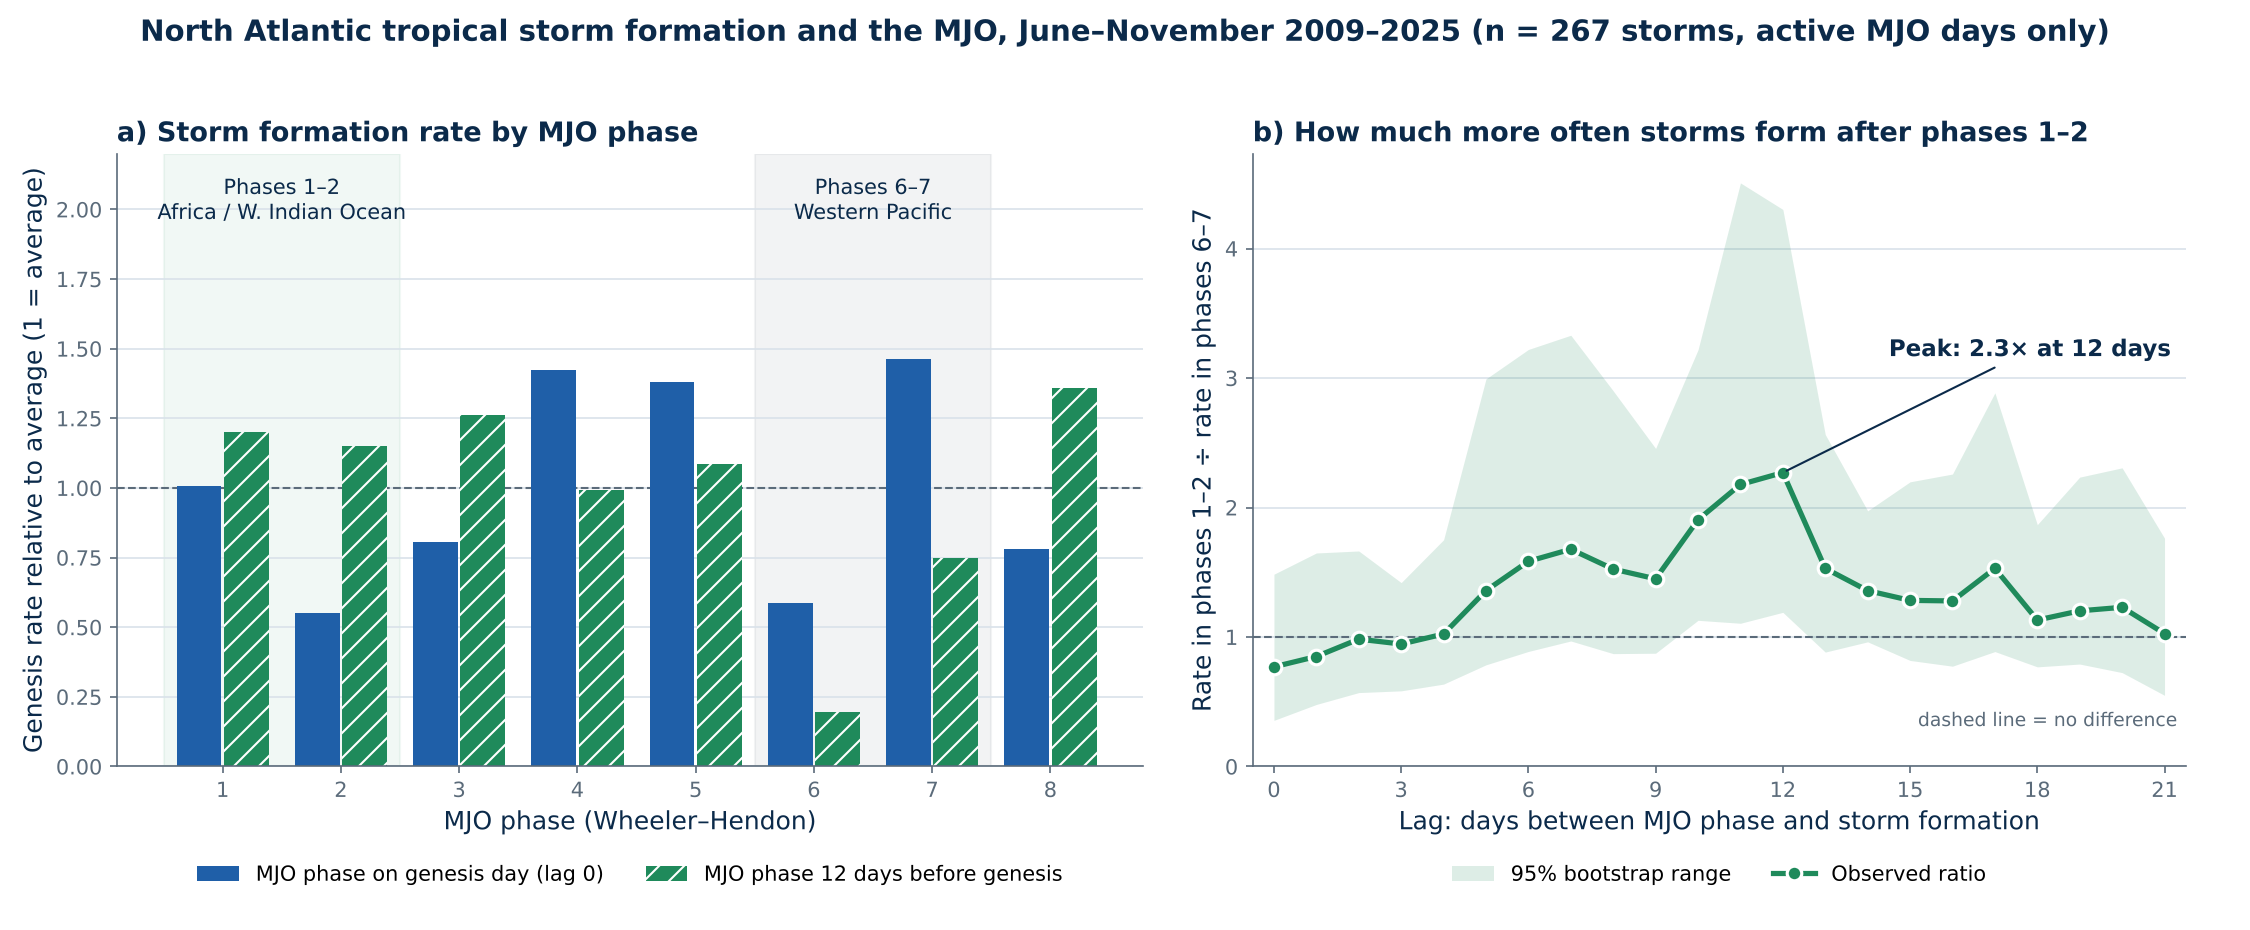

Recreate this plot in Python.
"""
MJO phase and North Atlantic tropical storm genesis RATE, 2009-2025 (June-November).

Builds on mjo_lead_lag_2009_2025.py (same data, same definitions) but replaces raw
counts with a genesis rate that accounts for how often each MJO phase occurs:

    rate(phase, lag) = storms whose MJO state `lag` days before genesis was in `phase`
                       ---------------------------------------------------------------
                       number of active-MJO days in `phase` during Jun-Nov 2009-2025

Rates are shown relative to the all-phase average (1.0 = average). The headline
statistic is the ratio of the genesis rate in Wheeler-Hendon phases 1-2 to that in
phases 6-7, at each lag from 0 to 21 days. A 95% confidence band comes from a
bootstrap that resamples whole hurricane seasons (years) with replacement.

Usage
  python3 mjo_genesis_rate_2009_2025.py HURDAT2_FILE [MJO_FILE] [OUTPUT_PNG]
"""
import sys
import numpy as np
import pandas as pd
import matplotlib
matplotlib.use("Agg")
import matplotlib.pyplot as plt
from matplotlib.patches import Patch

from mjo_lead_lag_2009_2025 import read_hurdat2, wh_phase

YEARS = np.arange(2009, 2026)
SEASON = range(6, 12)          # June-November
LAGS = np.arange(0, 22)
AMP_MIN = 1.0
PHASES = np.arange(1, 9)
N_BOOT = 5000
SHOW_LAGS = (0, 12)

NAVY, BLUE, GREEN, MUTED, LINE = "#0b2a4a", "#1f5fa8", "#1f8a5b", "#5b6b7a", "#d9e2ea"


def tables(gen, mjo):
    """Per-year arrays: storms[lag, year, phase] and days[year, phase]."""
    yi = {y: i for i, y in enumerate(YEARS)}
    storms = np.zeros((len(LAGS), len(YEARS), 8))
    for k, lag in enumerate(LAGS):
        d = mjo.reindex(gen.date - pd.Timedelta(days=int(lag)))
        ok = (d.amp >= AMP_MIN).values
        for y, ph in zip(gen.time.dt.year.values[ok], d.phase.values[ok]):
            storms[k, yi[y], int(ph) - 1] += 1
    days = np.zeros((len(YEARS), 8))
    s = mjo[(mjo.index.year.isin(YEARS)) & (mjo.index.month.isin(SEASON)) & (mjo.amp >= AMP_MIN)]
    for y, ph in zip(s.index.year, s.phase):
        days[yi[y], int(ph) - 1] += 1
    return storms, days


def ratio(st, dy):
    r12 = st[..., 0:2].sum(-1) / dy[..., 0:2].sum(-1)
    r67 = st[..., 5:7].sum(-1) / dy[..., 5:7].sum(-1)
    return r12 / r67


def main():
    hurdat = sys.argv[1]
    mjo_file = sys.argv[2] if len(sys.argv) > 2 else "data_MJO.txt"
    out_png = sys.argv[3] if len(sys.argv) > 3 else "mjo_genesis_rate_2009_2025.png"

    bt = read_hurdat2(hurdat)
    ts = bt[bt.status.isin(["TS", "HU", "SS"]) & (bt.vmax >= 34)]
    gen = ts.sort_values("time").groupby("id").first().reset_index()
    gen = gen[gen.time.dt.year.isin(YEARS) & gen.time.dt.month.isin(SEASON)].copy()
    gen["date"] = gen.time.dt.normalize()

    mjo = pd.read_csv(mjo_file, sep=r"\s+", header=None,
                      names=["year", "month", "day", "flag", "RMM1", "RMM2", "amp"])
    mjo.index = pd.to_datetime(mjo[["year", "month", "day"]])
    mjo["phase"] = wh_phase(mjo.RMM1.values, mjo.RMM2.values)

    storms, days = tables(gen, mjo)            # (lag, year, phase), (year, phase)
    S, D = storms.sum(1), days.sum(0)          # totals over years
    rate = S / D
    rel = rate / rate.mean(1, keepdims=True)
    obs = ratio(S, D)

    rng = np.random.default_rng(42)
    boots = np.empty((N_BOOT, len(LAGS)))
    for b in range(N_BOOT):
        idx = rng.integers(0, len(YEARS), len(YEARS))
        boots[b] = ratio(storms[:, idx].sum(1), days[idx].sum(0))
    lo, hi = np.nanpercentile(boots, [2.5, 97.5], axis=0)
    frac_gt1 = (boots > 1).mean(0)

    peak = int(np.argmax(obs))
    print(f"Jun-Nov TS genesis events {YEARS[0]}-{YEARS[-1]}: {len(gen)}")
    print("Active Jun-Nov days per WH phase:", D.astype(int).tolist())
    out = pd.DataFrame({"lag": LAGS, "n_storms": S.sum(1).astype(int), "ratio_P12_P67": obs,
                        "ci_lo": lo, "ci_hi": hi, "boot_frac_gt1": frac_gt1})
    print(out.round(2).to_string(index=False))
    for lag in SHOW_LAGS:
        print(f"Lag {lag} relative rate by phase:", np.round(rel[lag], 2).tolist(),
              "| storms:", S[lag].astype(int).tolist())
    print(f"Peak ratio at lag {peak}: {obs[peak]:.2f} (95% CI {lo[peak]:.2f}-{hi[peak]:.2f})")
    out.to_csv(out_png.replace(".png", "_stats.csv"), index=False)

    # ---------------- figure ----------------
    plt.rcParams.update({"font.family": "DejaVu Sans", "axes.edgecolor": MUTED,
                         "axes.labelcolor": NAVY, "xtick.color": MUTED, "ytick.color": MUTED})
    fig, (a1, a2) = plt.subplots(1, 2, figsize=(15, 6.2), gridspec_kw={"width_ratios": [1.1, 1]})

    w = 0.38
    a1.axhline(1, color=MUTED, lw=1, ls="--", zorder=1)
    a1.bar(PHASES - w / 2 - 0.01, rel[SHOW_LAGS[0]], w, color=BLUE, zorder=2,
           label=f"MJO phase on genesis day (lag {SHOW_LAGS[0]})")
    a1.bar(PHASES + w / 2 + 0.01, rel[SHOW_LAGS[1]], w, color=GREEN, hatch="//",
           edgecolor="white", linewidth=0, zorder=2,
           label=f"MJO phase {SHOW_LAGS[1]} days before genesis")
    for x0, x1 in [(0.5, 2.5)]:
        a1.axvspan(x0, x1, color=GREEN, alpha=0.06, zorder=0)
    a1.axvspan(5.5, 7.5, color=MUTED, alpha=0.08, zorder=0)
    a1.text(1.5, 2.12, "Phases 1–2\nAfrica / W. Indian Ocean", ha="center", va="top",
            fontsize=10, color=NAVY)
    a1.text(6.5, 2.12, "Phases 6–7\nWestern Pacific", ha="center", va="top",
            fontsize=10, color=NAVY)
    a1.set_ylim(0, 2.2)
    a1.set_xticks(PHASES)
    a1.set_xlabel("MJO phase (Wheeler–Hendon)", fontsize=12)
    a1.set_ylabel("Genesis rate relative to average (1 = average)", fontsize=12)
    a1.set_title("a) Storm formation rate by MJO phase", fontsize=13, color=NAVY,
                 loc="left", fontweight="bold")
    a1.legend(loc="upper center", bbox_to_anchor=(0.5, -0.13), ncol=2, frameon=False, fontsize=10)

    a2.fill_between(LAGS, lo, hi, color=GREEN, alpha=0.15, lw=0, label="95% bootstrap range")
    a2.axhline(1, color=MUTED, lw=1, ls="--")
    a2.plot(LAGS, obs, color=GREEN, lw=2.5, marker="o", ms=7, mec="white", mew=1.5,
            label="Observed ratio")
    a2.annotate(f"Peak: {obs[peak]:.1f}× at {LAGS[peak]} days",
                xy=(LAGS[peak], obs[peak]), xytext=(LAGS[peak] + 2.5, obs[peak] + 0.9),
                fontsize=11, color=NAVY, fontweight="bold",
                arrowprops=dict(arrowstyle="-", color=NAVY, lw=1))
    a2.text(21.3, 0.35, "dashed line = no difference", ha="right", va="center", fontsize=9, color=MUTED)
    a2.set_xlim(-0.5, 21.5)
    a2.set_xticks(np.arange(0, 22, 3))
    a2.set_ylim(0, max(4.5, np.nanmax(hi) * 1.05))
    a2.set_xlabel("Lag: days between MJO phase and storm formation", fontsize=12)
    a2.set_ylabel("Rate in phases 1–2 ÷ rate in phases 6–7", fontsize=12)
    a2.set_title("b) How much more often storms form after phases 1–2", fontsize=13,
                 color=NAVY, loc="left", fontweight="bold")
    a2.legend(loc="upper center", bbox_to_anchor=(0.5, -0.13), ncol=2, frameon=False, fontsize=10)

    for ax in (a1, a2):
        ax.grid(axis="y", color=LINE, lw=0.8)
        ax.set_axisbelow(True)
        for s in ("top", "right"):
            ax.spines[s].set_visible(False)

    fig.suptitle(f"North Atlantic tropical storm formation and the MJO, June–November "
                 f"{YEARS[0]}–{YEARS[-1]} (n = {len(gen)} storms, active MJO days only)",
                 fontsize=14, color=NAVY, fontweight="bold")
    fig.tight_layout(rect=[0, 0, 1, 0.95])
    fig.savefig(out_png, dpi=150, facecolor="white")
    print("Saved", out_png)


if __name__ == "__main__":
    main()
